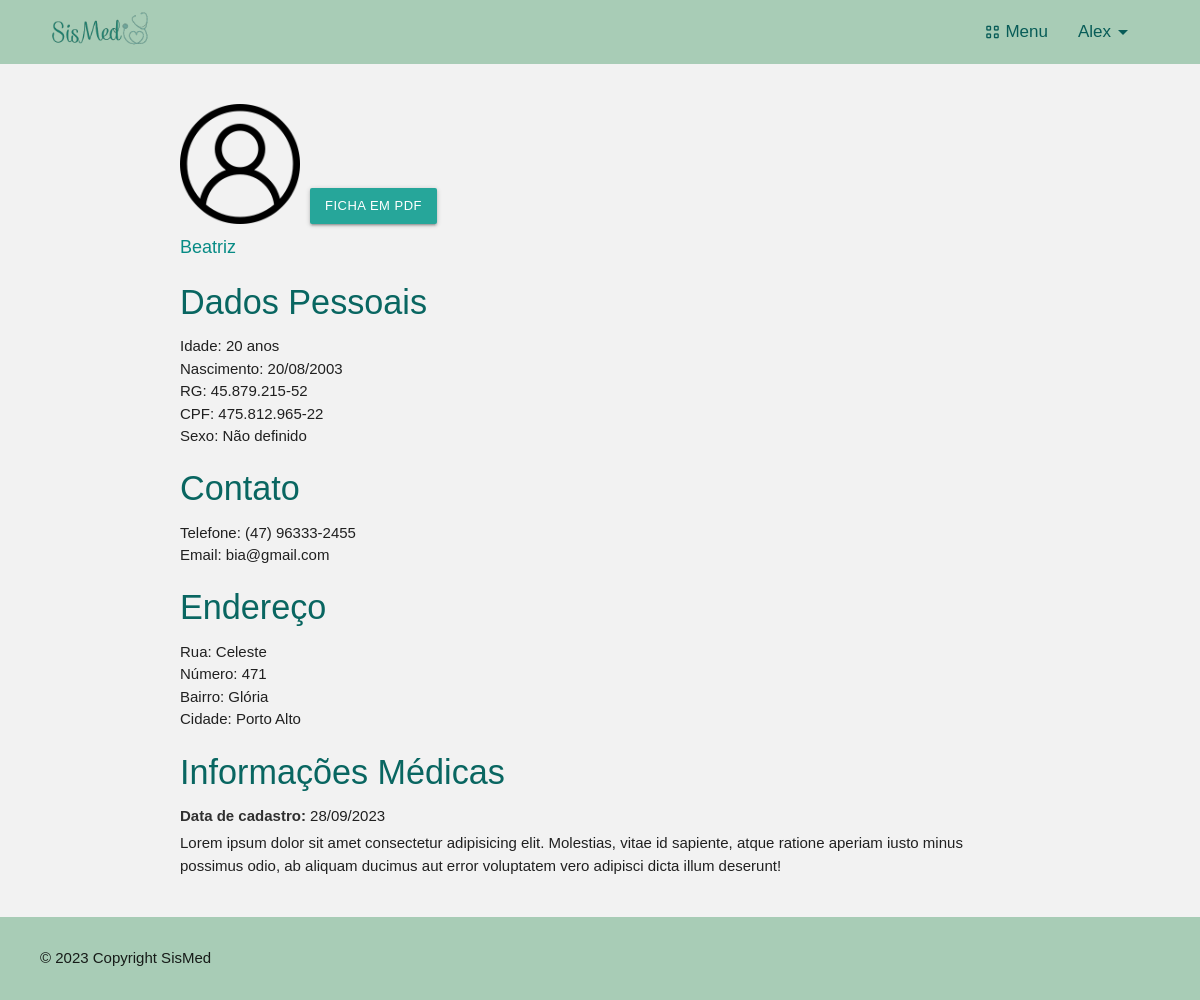
Screenshot of /dados/paciente/1 (signed in) with the database file from the repository.
### cadastros/models.py (models this page shows, shortened)
class Paciente(models.Model):
    nome_completo = models.CharField(max_length=100, verbose_name='Nome Completo')
    data_nascimento = models.DateField(verbose_name='Data de Nascimento')
    rg = models.CharField(max_length=13, verbose_name='RG', unique=True)
    cpf = models.CharField(max_length=14, verbose_name='CPF', unique=True)
    sexo = models.CharField(max_length=1, choices=sexo_opcoes, null=True)
    endereco = models.OneToOneField(Endereco, null=True, on_delete=models.PROTECT)
    telefone = models.CharField(max_length=15)
    email = models.CharField(max_length=50)
    data_cadastro = models.DateField(verbose_name='Data de Cadastro')
    informacoes_medicas = models.TextField(verbose_name='Informações Médicas')
    foto =  models.ImageField(upload_to='fotos_pacientes', blank=True, null=True)
    def get_idade(self):
        hoje = datetime.now().date()
        idade = hoje.year - self.data_nascimento.year - ((hoje.month, hoje.day) < (self.data_nascimento.month, self.data_nascimento.day))
        return idade
    def __str__(self):
        return f'{self.nome_completo}'
    """def __str__(self):
        return f'{self.nome_completo} {self.data_nascimento} {self.rg} {self.cpf} {self.endereco} {self.telefone} {self.email} {self.data_cadastro} {self.informacoes_medicas}'"""

class Endereco(models.Model):
    rua = models.CharField(max_length=50)
    numero = models.IntegerField(null=True, blank=True, verbose_name='Número')
    bairro = models.CharField(max_length=50)
    cidade = models.CharField(max_length=50)

### cadastros/views.py (the view)
# urls.py: path('dados/paciente/<int:pk>', PacienteDetail.as_view(), name='dados-paciente'),
class PacienteDetail(GroupRequiredMixin, LoginRequiredMixin, GrupoMixin, DetailView):
    login_url = reverse_lazy('login')
    group_required = [u'Administrador', 'Medico']
    model = Paciente
    template_name = 'cadastros/listas/dados_paciente.html'
    context_object_name = 'paciente'

### paginas/views.py (called while the page is built)
    def get_context_data(self, **kwargs):
        context = super().get_context_data(**kwargs)
        user = self.request.user
        is_admin = user.groups.filter(name='Administrador').exists()
        is_medico = user.groups.filter(name='Medico').exists()
        context['is_admin'] = is_admin
        context['is_medico'] = is_medico
        return context

### cadastros/templates/cadastros/listas/dados_paciente.html (shortened to what this page needs)
{% extends 'paginas/index.html' %}
{% load static %}
{% block styles %}
    <link rel="stylesheet" href="{% static 'css/listar.css' %}">
{% endblock %}
{% block content %}
    {% if paciente.foto %}
    <div class="foto-box">
        <img class="dados-foto" src="/media/{{paciente.foto}}">
        <a href="{% url 'ficha-paciente-pdf' paciente.pk %}" class="btn btn-sm btn-gerar-ficha">Ficha em PDF</a>
    </div>
    {% else %}
    <div class="foto-box">
        <img class="dados-foto" src="{% static 'img/perfil-generico.jpg' %}">
        <a href="{% url 'ficha-paciente-pdf' paciente.pk %}" class="btn btn-sm">Ficha em PDF</a>
    </div>
    {% endif %}
    <p id="nome">{{paciente.nome_completo}}</p>
    <div class="dados">
        <div id="dados-pessoais">
            <h4>Dados Pessoais</h4>
            <p>Idade: {{paciente.get_idade}} anos</p>
            <p>Nascimento: {{paciente.data_nascimento|date:'d/m/Y'}}</p>
            <p>RG: {{paciente.rg}}</p>
            <p>CPF: {{paciente.cpf}}</p>
            {% if paciente.sexo == Null %}
                <p>Sexo: Não definido</p>
            {% else %}
                {% if paciente.sexo == 'F' %}
                    <p>Sexo: Feminino</p>
                {% else %}
                    <p>Sexo: Masculino</p>
                {% endif %}
            {% endif %}
        </div>
        <div id="contato">
            <h4>Contato</h4>
            <p>Telefone: {{paciente.telefone}}</p>
            <p>Email: {{paciente.email}}</p>
        </div>
        <div id="endereco">
            <h4>Endereço</h4>
            <p>Rua: {{paciente.endereco.rua}}</p>
            <p>Número: {{paciente.endereco.numero}}</p>
            <p>Bairro: {{paciente.endereco.bairro}}</p>
            <p>Cidade: {{paciente.endereco.cidade}}</p>
        </div>
        <div id="inform-medicas">
            <h4>Informações Médicas</h4>
            <p style="margin-bottom: 5px;"><span style="font-weight: 600; color: #303030;">Data de cadastro:</span> {{paciente.data_cadastro|date:'d/m/Y'}}</p>
            <p>{{paciente.informacoes_medicas}}</p>
        </div>
    </div>
{% endblock %}

### paginas/templates/paginas/index.html (shortened to what this page needs)
{% load static %}
<!DOCTYPE html>
<html lang="pt-br">
<head>
    <link rel="stylesheet" href="https://cdnjs.cloudflare.com/ajax/libs/materialize/1.0.0/css/materialize.min.css">
    <link rel="stylesheet" href="{% static 'css/estilo.css' %}">
    <link rel="stylesheet" href="{% static 'css/style_dash.css' %}">
    {% block styles %}
    {% endblock %}
</head>
<body>
{% block head %}
<header>
    <a href="#" class="brand-logo">
        <img id="logo" src="{% static 'img/SisMed-logo.png' %}" alt="SisMed logo" class="responsive-img" style="max-height: 60px;">
    </a>
  <nav class="navbar-nav">
    <div class="nav-wrapper" >
            <ul id="nav-mobile" class="right hide-on-med-and-down">
                {% if request.user.is_authenticated %}
                    <li class="dropdown-trigger black-text" data-target="dropdown1">
                        <span class="icons material-symbols-outlined" id="view-cozy">View_Cozy</span>
                        Menu
                    </li>
                    <li id="drop-user" class="dropdown-trigger black-text" data-target="dropdown3"> {{ request.user }}
                        <span class="material-symbols-outlined">arrow_drop_down</span>
                    </li>
                {% else %}
                    <li><a class="black-text" id="login-option" href="{% url 'login' %}">Login</a></li>
                {% endif %}
            </ul>
        </div>
    </nav>
</header>
{% endblock %}
{% block main %}
<main>
    <div class="container" id="main-container">
        {% block content %}{% endblock %}
    </div>
</main>
{% endblock %}
{% block footer %}
<footer>
    <div class="col-12" id="copyright">
        <p>&copy; 2023 Copyright SisMed</p>
    </div>
</footer>
{% endblock %}
</body>
</html>

### static/css/estilo.css (style rules this page uses)
* { margin: 0; padding: 0; }
body { background-color: #f2f2f2; }
h4 { color: #096661; }
header { height: 64px; background-color: #a8ccb6; display: flex; align-items: center; justify-content: space-between; padding-left: 50px; padding-right: 65px; }
header #logo { width: 110px; }
.navbar-nav { background-color: #a8ccb6; box-shadow: none; justify-content: space-between; }
#drop-user { text-transform: capitalize; }
.dropdown-trigger { display: flex; align-items: center; margin-left: 30px; font-size: 17px; color: #085c58 !important; }
.icons { margin-right: 4px; font-size: 18px; }
#drop-user { font-weight: 500; }
main { min-height: 80vh; }
.container { padding-block: 20px; }
footer { background-color: #a8ccb6; padding-inline: 40px; padding-block: 30px; }
#copyright { display: flex; justify-content: space-between; }

### static/css/style_dash.css (style rules this page uses)
body { font-family: Arial, sans-serif; }

### static/css/listar.css (style rules this page uses)
.container { padding-block: 40px; }
.btn-sm { font-weight: 500; }
.foto-box { display: flex; align-items: flex-end; gap: 10px; margin-bottom: 10px; }
.dados-foto { width: 120px; }
.btn-gerar-ficha { font-size: 13px; padding-inline: 15px; }
#nome { font-size: 18px; color: #078b85; }

### rows the page displays
Paciente: foto (picture), nome_completo "Beatriz", get_idade "20", data_nascimento "20/08/2003", rg "45.879.215-52", cpf "475.812.965-22", telefone "(47) 96333-2455", email "bia@gmail.com", endereco.rua "Celeste", endereco.numero "471", endereco.bairro "Glória", endereco.cidade "Porto Alto", data_cadastro "28/09/2023", informacoes_medicas "Lorem ipsum dolor sit amet consectetur adipisicing elit. Molestias, vitae id sapiente, atque ratione aperiam iusto minus possimus odio, ab aliquam ducimus aut error voluptatem vero adipisci dicta illum deserunt!"

### other values shown
{{ request.user }} "Alex"
